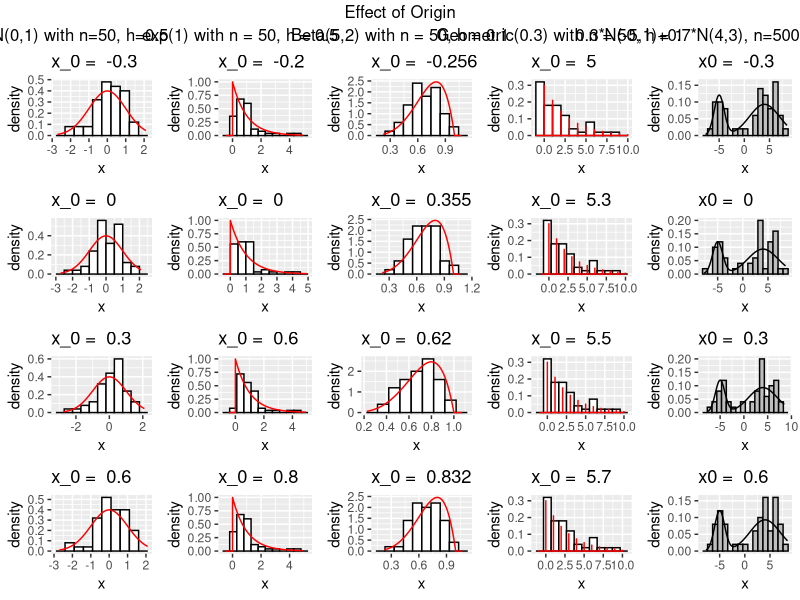
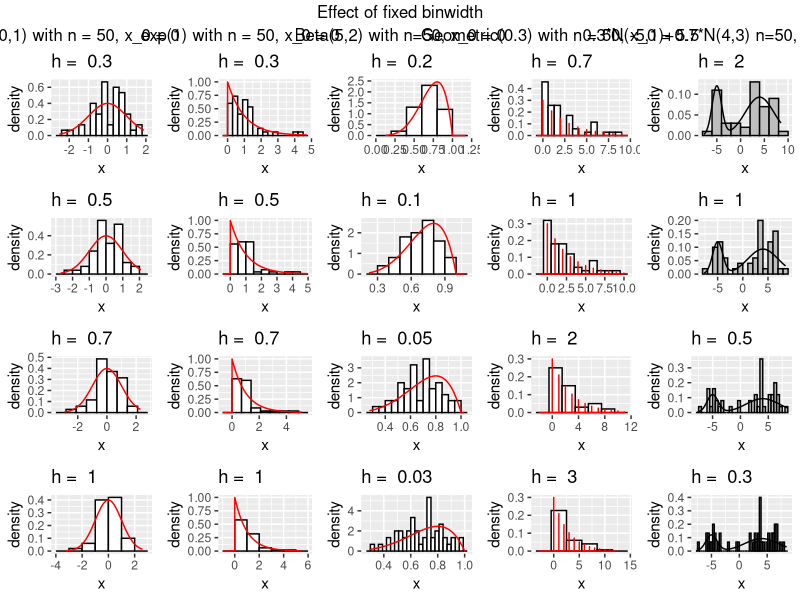
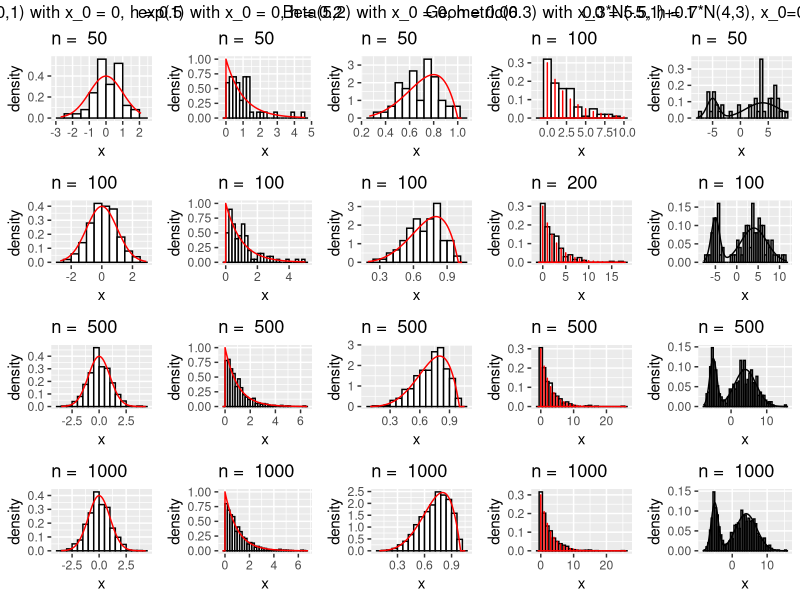
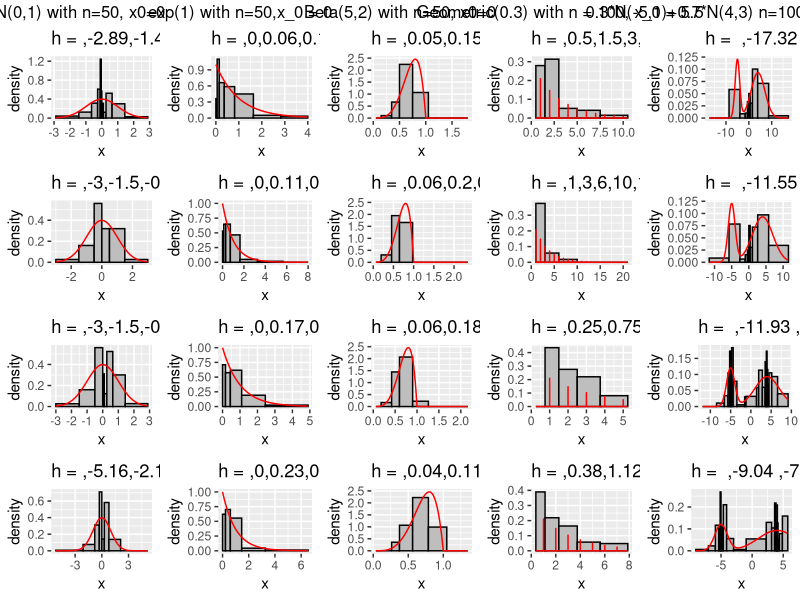
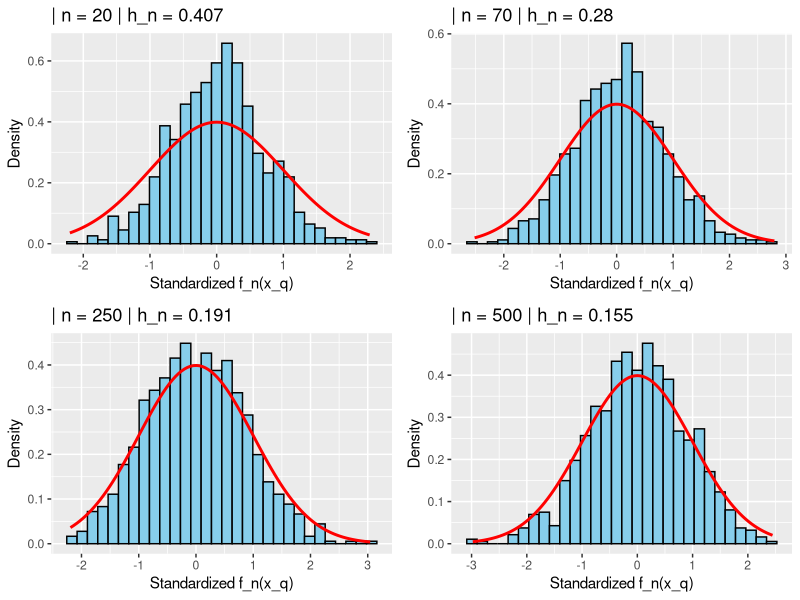
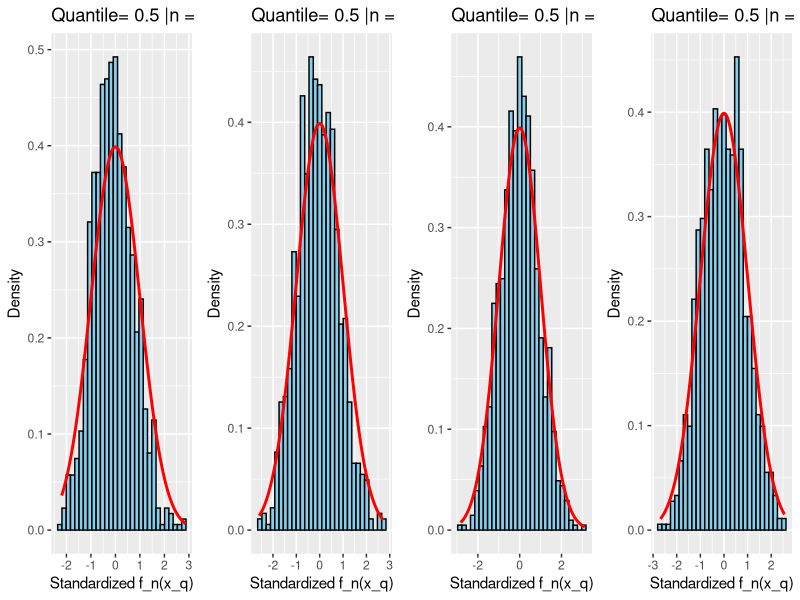
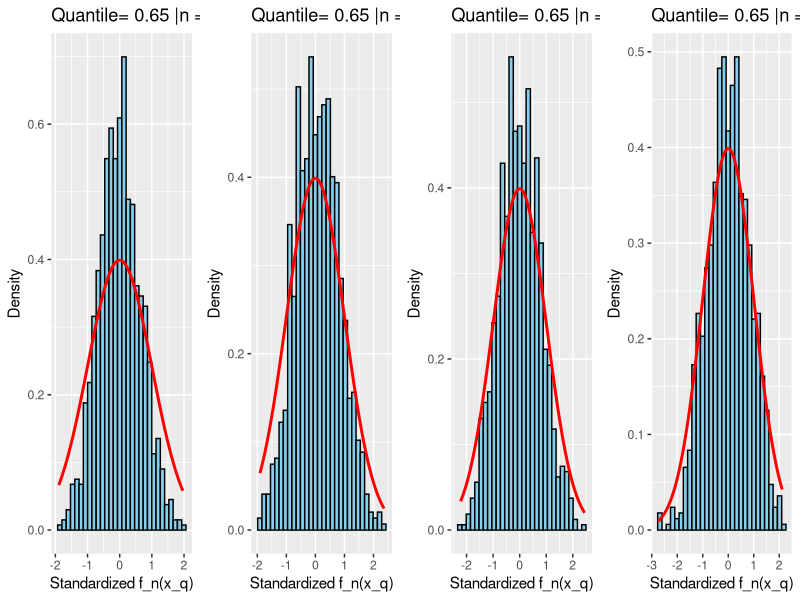
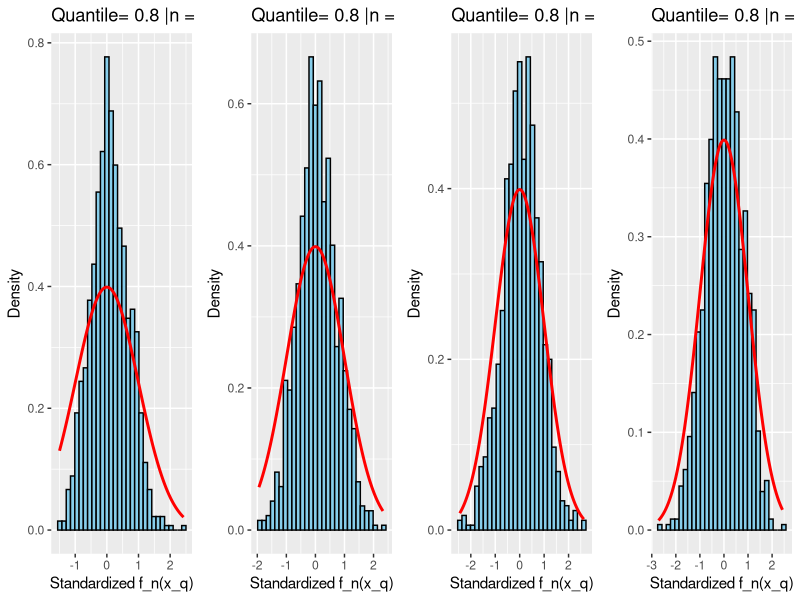

Generate these figures, in order, with R:
## ---- chunk 1

rm(list = ls())

library(ggplot2)
library(gridExtra)
library(cowplot)
library(ggpubr)

hist1 <- function(n, x0, h, rpdf, dens, alpha)      #if the simulating distribution has single argument
{
  set.seed(seed = 1)
  x <- rpdf(n, alpha)
  s<- seq(min(x)-h,max(x)+h,0.001)
  ds <- dens(s,alpha)
  fig <- ggplot() + geom_histogram(data = data.frame(x), aes(x = x, y = after_stat(density)),center=x0-h/2, binwidth=h, color="black", fill="white")  + 
    geom_line(data = data.frame(s, ds), aes(x = s, y = ds), color="red")
  return (fig)
}

hist2 <- function(n, x0, h, rpdf, dens, alpha, beta)      #if the simulating distribution has two arguments
{
  set.seed(seed = 1)
  x <- rpdf(n, alpha, beta)
  s <- seq(min(x)-h,max(x)+h,0.001)
  ds <- dens(s,alpha,beta)
  
  fig <- ggplot() + geom_histogram(data = data.frame(x), aes(x = x, y = after_stat(density)),center=x0-h/2, binwidth=h, color="black", fill="white")  + 
    geom_line(data = data.frame(s, ds), aes(x = s, y = ds), color="red")
  return (fig)
}


hist_comp_origin1 <- function(n, origin, h, rpdf, dens, alpha)
{
  plots <- list()
  for(i in (1:length(origin)))
  {
    plots[[i]] <- hist1(n, origin[i], h, rpdf, dens, alpha)+labs(title = paste("x_0 = ", origin[i]))
  }
  plots
}

hist_comp_origin2 <- function(n, origin, h, rpdf, dens, alpha, beta)
{
  plots <- list()
  for(i in (1:length(origin)))
  {
    plots[[i]] <- hist2(n, origin[i], h, rpdf, dens, alpha, beta)+labs(title = paste("x_0 = ", origin[i]))
  }
  plots
}

hist_mix_norms <- function(n,x0,h,m1,s1,m2,s2,p){
  set.seed(seed=1)
  y <- rnorm(n*p,m1,s1)
  z <- rnorm(n*(1-p),m2,s2)
  x <- c(y,z[z!=y])
  s<- seq(min(x)-0.5,max(x)+0.5,0.1)
  ds <- p*dnorm(s,m1,s1)+(1-p)*dnorm(s,m2,s2)
  ggplot() + geom_histogram(data = data.frame(x), aes(x = x, y = after_stat(density)),center=x0-h/2, binwidth=h, color="black", fill="grey")  + 
    geom_line(data = data.frame(s, ds), aes(x = s, y = ds))
}

hist_comp_origin3 <- function(n, origin, h, m1,s1,m2,s2,p)
{
  plots <- list()
  for(i in (1:length(origin)))
  {
    plots[[i]] <- hist_mix_norms(n, origin[i], h, m1,s1,m2,s2,p)+labs(title = paste("x0 = ", origin[i]))
  }
  plots
}

Allplots <- c(hist_comp_origin2(50, c(-0.3,0,0.3,0.6), 0.5, rnorm, dnorm, 0, 1),
              hist_comp_origin1(50, c(-0.2,0,0.6,0.8), 0.5, rexp, dexp, 1),
              hist_comp_origin2(50, c(-0.256,0.355,0.62,0.832), 0.1, rbeta, dbeta, 5, 2),
              hist_comp_origin1(50,c(5,5.3,5.5,5.7),1, rgeom, dgeom,0.3),
              hist_comp_origin3(50,c(-0.3,0,0.3,0.6),1,-5,1,4,3,0.3))

col_titles <- c(paste("N(0,1) with n=50, h=0.5"), paste("exp(1) with n = 50, h = 0.5"), paste("Beta(5,2) with n = 50, h = 0.1"),paste("Geometric(0.3) with n = 50, h = 1"),paste("0.3*N(-5,1)+0.7*N(4,3), n=500, x_0 = 0"))

## ---- chunk 2
# Arrange the plots in a 4x4 grid
grid.arrange(
  grobs = lapply(c(1, 5, 9, 13, 17), function(i) {
    arrangeGrob(grobs = Allplots[i:(i + 3)],top = col_titles[(i-1)/4 + 1], ncol = 1)
  }),
  ncol = 5, top= text_grob("Effect of Origin")
)
## ---- chunk 3

hist_comp_width1 <- function(n, x0, width, rpdf, dens, alpha)
{
  plots <- list()
  for(i in (1:length(width)))
  {
    plots[[i]] <- hist1(n, x0, width[i], rpdf, dens, alpha)+labs(title = paste("h = ", width[i]))
  }
  plots
}

hist_comp_width2 <- function(n, x0, width, rpdf, dens, alpha, beta)
{
  plots <- list()
  for(i in (1:length(width)))
  {
    plots[[i]] <- hist2(n, x0, width[i], rpdf, dens, alpha, beta)+labs(title = paste("h = ", width[i]))
  }
  plots
}

hist_comp_width3 <- function(n, x0, width, m1,s1,m2,s2,p)
{
  plots <- list()
  for(i in (1:length(width)))
  {
    plots[[i]] <- hist_mix_norms(n, x0, width[i], m1,s1,m2,s2,p)+labs(title = paste("h = ", width[i]))
  }
  plots
}


Allplots <- c(hist_comp_width2(50, 0, c(0.3,0.5,0.7,1), rnorm, dnorm, 0, 1),
              hist_comp_width1(50, 0, c(0.3,0.5,0.7,1), rexp, dexp, 1),
              hist_comp_width2(50, 0, c(0.2,0.1,0.05,0.03), rbeta, dbeta, 5, 2),
              hist_comp_width1(50,5.5,c(0.7,1,2,3), rgeom, dgeom,0.3),
              hist_comp_width3(50,0,c(2,1,0.5,0.3),-5,1,4,3,0.3))

col_titles <- c(paste("N(0,1) with n = 50, x_0 = 0"), 
                paste("exp(1) with n = 50, x_0 = 0"), 
                paste("Beta(5,2) with n=50, x_0 = 0"),
                paste("Geometric(0.3) with n = 50, x_0 = 5.5"),
                paste("0.3*N(-5,1)+0.7*N(4,3) n=50, x_0 = 0"))


## ---- chunk 4
# Arrange the plots in a 4x4 grid
grid.arrange(
  grobs = lapply(c(1, 5, 9, 13, 17), function(i) {
    arrangeGrob(grobs = Allplots[i:(i + 3)],top = col_titles[(i-1)/4 + 1], ncol = 1)
  }),
  ncol = 5, top= text_grob("Effect of fixed binwidth")
)
## ---- chunk 5

hist_comp_size1 <- function(samp, x0, h, rpdf, dens, alpha)
{
  plots <- list()
  for(i in (1:length(samp)))
  {
    plots[[i]] <- hist1(samp[i], x0, h, rpdf, dens, alpha)+labs(title = paste("n = ", samp[i]))
  }
  plots
}

hist_comp_size2 <- function(samp, x0, h, rpdf, dens, alpha, beta)
{
  plots <- list()
  for(i in (1:length(samp)))
  {
    plots[[i]] <- hist2(samp[i], x0, h, rpdf, dens, alpha, beta)+labs(title = paste("n = ", samp[i]))
  }
  plots
}


hist_comp_size3 <- function(samp, x0, h, m1,s1,m2,s2,p)
{
  plots <- list()
  for(i in (1:length(samp)))
  {
    plots[[i]] <- hist_mix_norms(samp[i], x0, h, m1,s1,m2,s2,p)+labs(title = paste("n = ", samp[i]))
  }
  plots
}


Allplots <- c(hist_comp_size2(c(50,100,500,1000), 0, 0.5, rnorm, dnorm, 0, 1),
              hist_comp_size1(c(50,100,500,1000), 0, 0.2, rexp, dexp, 1),
              hist_comp_size2(c(50,100,500,1000), 0, 0.06, rbeta, dbeta, 5, 2),
              hist_comp_size1(c(100,200,500,1000), 5.5 ,1, rgeom, dgeom,0.3),
              hist_comp_size3(c(50,100,500,1000),0,0.5,-5,1,4,3,0.3))

col_titles <- c(paste("N(0,1) with x_0 = 0, h = 0.5"), 
                paste("exp(1) with x_0 = 0, h = 0.2"), 
                paste("Beta(5,2) with x_0 = 0, h = 0.06"),
                paste("Geometric(0.3) with x_0 = 5.5, h = 1"),
                paste("0.3*N(-5,1)+0.7*N(4,3), x_0=0, h=0.5"))

## ---- chunk 6
# Arrange the plots in a 4x4 grid
grid.arrange(
  grobs = lapply(c(1, 5, 9, 13,17), function(i) {
    arrangeGrob(grobs = Allplots[i:(i + 3)],top = col_titles[(i-1)/4 + 1], ncol = 1)
  }),
  ncol = 5
)
## ---- chunk 7

hist4 <- function(n,h, rpdf, dens, alpha)      #if the simulating distribution has single argument
{
  set.seed(seed = 1)
  x <- rpdf(n, alpha)
  s<- seq(min(h),max(h),0.001)
  ds <- dens(s,alpha)
  fig <- ggplot() + geom_histogram(data = data.frame(x), aes(x = x, y = after_stat(density)),breaks=h, color="black", fill="grey")  + 
    geom_line(data = data.frame(s, ds), aes(x = s, y = ds), color="red")
  return (fig)
}

hist5 <- function(n, h, rpdf, dens, alpha, beta)      #if the simulating distribution has two arguments
{
  set.seed(seed = 1)
  x <- rpdf(n, alpha, beta)
  s <- seq(min(h),max(h),0.001)
  ds <- dens(s,alpha,beta)
  
  fig <- ggplot() + geom_histogram(data = data.frame(x), aes(x = x, y = after_stat(density)),breaks=h, color="black", fill="grey")  + 
    geom_line(data = data.frame(s, ds), aes(x = s, y = ds), color="red")
  return (fig)
}

hist_mix6 <- function(n,h,m1,s1,m2,s2,p){
  set.seed(seed=1)
  y <- rnorm(n*p,m1,s1)
  z <- rnorm(n*(1-p),m2,s2)
  x <- c(y,z[z!=y])
  s<- seq(min(h),max(h),0.1)
  ds <- p*dnorm(s,m1,s1)+(1-p)*dnorm(s,m2,s2)
  ggplot() + geom_histogram(data = data.frame(x), aes(x = x, y = after_stat(density)),breaks=h, binwidth=h, color="black", fill="grey")  + 
    geom_line(data = data.frame(s, ds), aes(x = s, y = ds),color="red")
}

#For varying width (binwidth are unequal)
hist_comp_width4 <- function(n, width, rpdf, dens, alpha)
{
  plots <- list()
  for(i in (1:length(width)))
  {
    plots[[i]] <- hist4(n, width[[i]], rpdf, dens, alpha)+labs(title = paste(c("h = ", round(width[[i]],2)), collapse=",",sep=","))
  }
  plots
}


hist_comp_width5 <- function(n, width, rpdf, dens, alpha, beta)
{
  plots <- list()
  for(i in (1:length(width)))
  {
    plots[[i]] <- hist5(n, width[[i]], rpdf, dens, alpha, beta)+labs(title = paste(c("h = ", round(width[[i]],2)), collapse=",",sep=","))
  }
  plots
}

hist_comp_width6 <- function(n, width, m1,s1,m2,s2,p)
{
  plots <- list()
  for(i in (1:length(width)))
  {
    plots[[i]] <- hist_mix6(n, width[[i]], m1,s1,m2,s2,p)+labs(title = paste(c("h = ", round(width[[i]],2)), collapse=" ,",sep=","))
  }
  plots
}




v1<-c()
for(i in 3:8){
  v1 <- sort(c(v1, 5/sqrt(prod(3:i))))}
v1<- sort(c(v1,-v1,0))
breaks1 <- list(v1,c(-3,-1.5,-0.5,0,0.5,1.5,3),c(-3,-1.5,-0.5,v1[c(7:13)]),v1[-c(1:2,12:13)]*8)
v2<-c(0)
for(i in 1:7){
  v2 <- sort(c(v2, 4/sqrt(prod(1:i))))}
breaks2 <- list(v2,v2*2,v2[-c(7:8)]*3,v2[-c(7:8)]*4)
v3<- c(0.05,0.15,0.35,0.5,0.75,1.05,1.4,1.8)
breaks3 <- list(v3,v3*1.3,v3*1.2,v3*0.75)
v4<- c(0.5,1.5,3,5,7.5,10.5)
breaks4 <- list(v4,v4*2,v4*0.5,v4*0.75)
v5<-c()
for(i in 3:7){
  v5 <- sort(c(v5, 1/sqrt(prod(3:i))))}
v5<- sort(c(v5,-v5,0))
breaks5 <- list(c(30*v5),c(20*v5),c(-5+12*v5, 4+9*v5),c(-5+7*v5, 4+3*v5))


Allplots <- c(hist_comp_width5(50, breaks1, rnorm, dnorm, 0, 1),
              hist_comp_width4(50, breaks2, rexp, dexp, 1),
              hist_comp_width5(50, breaks3, rbeta, dbeta, 5, 2),
              hist_comp_width4(100,breaks4, rgeom, dgeom,0.3),
              hist_comp_width6(100,breaks5,-5,1,4,3,0.3))

col_titles <- c(paste("N(0,1) with n=50, x0=0"), 
                paste("exp(1) with n=50,x_0 = 0"), 
                paste("Beta(5,2) with n=50, x0=0"),
                paste("Geometric(0.3) with n = 100, x_0 = 5.5"),
                paste("0.3*N(-5,1)+0.7*N(4,3) n=100 x_0=0"))

## ---- chunk 8
# Arrange the plots in a 4x5 grid
grid.arrange(
  grobs = lapply(c(1, 5, 9, 13, 17), function(i) {
    arrangeGrob(grobs = Allplots[i:(i + 3)],top = col_titles[(i-1)/4 + 1], ncol = 1)
  }),
  ncol = 5
)
## ---- chunk 9
library(ggplot2)
library(gridExtra)

# Define the kernel functions
gaussian_kernel <- function(u) dnorm(u)
logistic_kernel <- function(u) dlogis(u)
naive_kernel <- function(u) ifelse(abs(u) <= 1, 0.5, 0)
tricube_kernel <- function(u) ifelse(abs(u) <= 1, 35/32 * (1 - abs(u)^3)^3, 0)
cosine_kernel <- function(u) ifelse(abs(u) <= 1, pi/4 * cos(pi/2 * u), 0)
epanechnikov_kernel <- function(u) ifelse(abs(u) <= 1, 3/4 * (1 - u^2), 0)

# Set the values for n and calculate h_n for each
n_values <- c(20, 70, 250, 500)

n<-5000
h_values <- n_values ^ (-0.3)


# Function to simulate and plot for a given kernel

simulate_and_plot <- function(kernel_func, kernel_name, quantile) {
  
  
  p <- list()
  for (i in (1:length(n_values))) {
    n <- n_values[i]
    h <- h_values[i]
    
    # Generate random samples
    
    
    # Compute the 0.1 quantile of the sample
    x_q <- qnorm(quantile, 0, 1)
    
    # For each sample, estimate the density at x_q using the kernel function
    f_n_x <- replicate(1000, {
      sample_x_i <- rnorm(n,0,1)          # New sample for each replication
      mean(kernel_func((x_q - sample_x_i) / h)) / h
    })
    
    
    df<-D(D(expression(1/sqrt(2*pi)*exp(-0.5*x^2)),"x"),"x")
    mode(df)
    x<-x_q
    E_f_n_x <- dnorm(x_q,0,1)+ (0.5 * h^2 * eval(df))
    kernel_int <- integrate(function(u) kernel_func(u)^2, lower = -Inf, upper = Inf)$value
    var_f_n_x <- (1 / (n * h)) * dnorm(x_q,0,1) * kernel_int
    
    # Standardize f_n(x)
    standardized_f_n_x <- (f_n_x-E_f_n_x)/sqrt( var_f_n_x)
    
    # Create a dataframe for plotting
    data_to_plot <- data.frame(standardized_f_n_x = standardized_f_n_x)
    
    # Plot the histogram with the density of N(0,1) overlaid
    
    
    p[[i]] <- ggplot(data_to_plot, aes(x = standardized_f_n_x)) +
      geom_histogram(aes(y = ..density..), bins = 30, color = "black", fill = "skyblue") +
      stat_function(fun = dnorm, args = list(mean = 0, sd = 1), color = "red", size = 1) +
      labs(title = paste("| n =", n, "| h_n =", round(h, 3)),
           x = "Standardized f_n(x_q)", y = "Density")
    
  }
  return(p)
}



## ---- chunk 10
p <- grid.arrange(grobs = simulate_and_plot(gaussian_kernel, "Gaussian", 0.6), nrow = 2)
## ---- chunk 11
library(ggplot2)
library(gridExtra)
# Define the kernel functions
gaussian_kernel <- function(u) dnorm(u)
logistic_kernel <- function(u) dlogis(u)
naive_kernel <- function(u) ifelse(abs(u) <= 1, 0.5, 0)
tricube_kernel <- function(u) ifelse(abs(u) <= 1, 35/32 * (1 - abs(u)^3)^3, 0)
cosine_kernel <- function(u) ifelse(abs(u) <= 1, pi/4 * cos(pi/2 * u), 0)
epanechnikov_kernel <- function(u) ifelse(abs(u) <= 1, 3/4 * (1 - u^2), 0)

# Set the values for n and calculate h_n for each
n_values <- c(20, 100, 250, 500)


h_values <- n_values^(-0.2)


# Function to simulate and plot for a given kernel

simulate_and_plot <- function(kernel_func, kernel_name, quantile) {
  p <- list()
  for (i in (1:length(n_values))) {
    n <- n_values[i]
    h <- h_values[i]
    
    # Generate random samples
  
    
    # Compute the 0.1 quantile of the sample
    x_q <- qnorm(quantile, 0, 1)
    
    # For each sample, estimate the density at x_q using the kernel function
    f_n_x <- replicate(1000, {
      sample_x_i <- rnorm(n,0,1)          # New sample for each replication
      mean(kernel_func((x_q - sample_x_i) / h)) / h
    })
    
    
    df<-D(D(expression(1/sqrt(2*pi)*exp(-0.5*x^2)),"x"),"x")
    mode(df)
    x<-x_q
    E_f_n_x <- dnorm(x_q,0,1)+ (0.5 * h^2 * eval(df))
    kernel_int <- integrate(function(u) kernel_func(u)^2, lower = -Inf, upper = Inf)$value
    var_f_n_x <- (1 / (n * h)) * dnorm(x_q,0,1) * kernel_int
    
    # Standardize f_n(x)
    standardized_f_n_x <- (f_n_x-E_f_n_x)/sqrt( var_f_n_x)
    
    # Create a dataframe for plotting
    data_to_plot <- data.frame(standardized_f_n_x = standardized_f_n_x)
    
    # Plot the histogram with the density of N(0,1) overlaid
    
    
    p[[i]] <- ggplot(data_to_plot, aes(x = standardized_f_n_x)) +
      geom_histogram(aes(y = ..density..), bins = 30, color = "black", fill = "skyblue") +
      stat_function(fun = dnorm, args = list(mean = 0, sd = 1), color = "red", size = 1) +
      labs(title = paste("Quantile=", 0.5 + (0.9-quantile), "|n =", n),
           x = "Standardized f_n(x_q)", y = "Density")
  
  }
  return(p)
}

p1 <- grid.arrange(grobs = simulate_and_plot(gaussian_kernel, "Gaussian", 0.9), nrow =1)
p2 <- grid.arrange(grobs = simulate_and_plot(gaussian_kernel, "Gaussian", 0.75), nrow = 1)
p3 <- grid.arrange(grobs = simulate_and_plot(gaussian_kernel, "Gaussian", 0.6), nrow = 1)
p4 <- grid.arrange(grobs = simulate_and_plot(gaussian_kernel, "Gaussian", 0.5), nrow = 1)
 
## ---- chunk 12
grid.arrange(grobs = list(p1, p2, p3, p4), ncol = 1)
## ---- chunk 13
n_values <- c(100, 250, 500, 750)


h_values <- n_values^(-0.2)
simulate_and_plot <- function(kernel_func, kernel_name, quantile) {
  p <- list()
  for (i in (1:length(n_values))) {
    n <- n_values[i]
    h <- h_values[i]
    
    # Generate random samples
  
    
    # Compute the 0.1 quantile of the sample
    x_q <- qexp(quantile)
    
    # For each sample, estimate the density at x_q using the kernel function
    f_n_x <- replicate(1000, {
      sample_x_i <- rexp(n)          # New sample for each replication
      mean(kernel_func((x_q - sample_x_i) / h)) / h
    })
    
    
    df<-D(D(expression(exp(-x)),"x"),"x")
    mode(df)
    x<-x_q
    E_f_n_x <- dexp(x_q)+ (0.5 * h^2 * eval(df))
    kernel_int <- integrate(function(u) kernel_func(u)^2, lower = -Inf, upper = Inf)$value
    var_f_n_x <- (1 / (n * h)) * dexp(x_q) * kernel_int
    
    # Standardize f_n(x)
    standardized_f_n_x <- (f_n_x-E_f_n_x)/sqrt( var_f_n_x)
    
    # Create a dataframe for plotting
    data_to_plot <- data.frame(standardized_f_n_x = standardized_f_n_x)
    
    # Plot the histogram with the density of N(0,1) overlaid
    
    
    p[[i]] <- ggplot(data_to_plot, aes(x = standardized_f_n_x)) +
      geom_histogram(aes(y = ..density..), bins = 30, color = "black", fill = "skyblue") +
      stat_function(fun = dnorm, args = list(mean = 0, sd = 1), color = "red", size = 1) +
      labs(title = paste("Quantile=", 0.5 + (0.9-quantile), "|n =", n),
           x = "Standardized f_n(x_q)", y = "Density")
  
  }
  return(p)
}

p1 <- grid.arrange(grobs = simulate_and_plot(epanechnikov_kernel, "Epanechnikov", 0.9), nrow =1)
p2 <- grid.arrange(grobs = simulate_and_plot(epanechnikov_kernel, "Epanechnikov", 0.75), nrow = 1)
p3 <- grid.arrange(grobs = simulate_and_plot(epanechnikov_kernel, "Epanechnikov", 0.6), nrow = 1)
p4 <- grid.arrange(grobs = simulate_and_plot(epanechnikov_kernel, "Epanechnikov", 0.5), nrow = 1)

## ---- chunk 14
grid.arrange(grobs = list(p1, p2, p3, p4), ncol = 1)
## ---- chunk 15
library(ggplot2)
library(gridExtra)

# Define the kernel functions
gaussian_kernel <- function(u) dnorm(u)
logistic_kernel <- function(u) dlogis(u)
naive_kernel <- function(u) ifelse(abs(u) <= 1, 0.5, 0)
tricube_kernel <- function(u) ifelse(abs(u) <= 1, 35/32 * (1 - abs(u)^3)^3, 0)
cosine_kernel <- function(u) ifelse(abs(u) <= 1, pi/4 * cos(pi/2 * u), 0)
epanechnikov_kernel <- function(u) ifelse(abs(u) <= 1, 3/4 * (1 - u^2), 0)

# Set the values for n and calculate h_n for each
n_values <- c(20, 50, 100, 250, 500)

n<-5000
n_values <- rep(n, 4)
h_values <- c(n ^ (-0.1), n^(-0.2) , n^(-0.3), n^(-0.4))


# Function to simulate and plot for a given kernel

simulate_and_plot <- function(kernel_func, kernel_name, quantile, n) {
  
  n_values <- rep(n, 4)
  h_values <- c(n ^ (-0.1), n^(-0.2) , n^(-0.3), n^(-0.4))
  p <- list()
  for (i in (1:length(n_values))) {
    n <- n_values[i]
    h <- h_values[i]
    
    # Generate random samples
    
    
    # Compute the 0.1 quantile of the sample
    x_q <- qnorm(quantile, 0, 1)
    
    # For each sample, estimate the density at x_q using the kernel function
    f_n_x <- replicate(1000, {
      sample_x_i <- rnorm(n,0,1)          # New sample for each replication
      mean(kernel_func((x_q - sample_x_i) / h)) / h
    })
    
    
    df<-D(D(expression(1/sqrt(2*pi)*exp(-0.5*x^2)),"x"),"x")
    mode(df)
    x<-x_q
    E_f_n_x <- dnorm(x_q,0,1)+ (0.5 * h^2 * eval(df))
    kernel_int <- integrate(function(u) kernel_func(u)^2, lower = -Inf, upper = Inf)$value
    var_f_n_x <- (1 / (n * h)) * dnorm(x_q,0,1) * kernel_int
    
    # Standardize f_n(x)
    standardized_f_n_x <- (f_n_x-E_f_n_x)/sqrt( var_f_n_x)
    
    # Create a dataframe for plotting
    data_to_plot <- data.frame(standardized_f_n_x = standardized_f_n_x)
    
    # Plot the histogram with the density of N(0,1) overlaid
    
    
    p[[i]] <- ggplot(data_to_plot, aes(x = standardized_f_n_x)) +
      geom_histogram(aes(y = ..density..), bins = 30, color = "black", fill = "skyblue") +
      stat_function(fun = dnorm, args = list(mean = 0, sd = 1), color = "red", size = 1) +
      labs(title = paste("n =", n, "| log (h_n) =", log(h)/log(n)),
           x = "Standardized f_n(x_q)", y = "Density")
    
  }
  return(p)
}

p1 <- grid.arrange(grobs = simulate_and_plot(gaussian_kernel, "Gaussian", 0.5, 20), nrow = 1)
p2 <- grid.arrange(grobs = simulate_and_plot(gaussian_kernel, "Gaussian", 0.5, 100), nrow = 1)
p3 <- grid.arrange(grobs = simulate_and_plot(gaussian_kernel, "Gaussian", 0.5, 500), nrow = 1)


## ---- chunk 16
grid.arrange(grobs = list(p1, p2, p3), ncol = 1)
